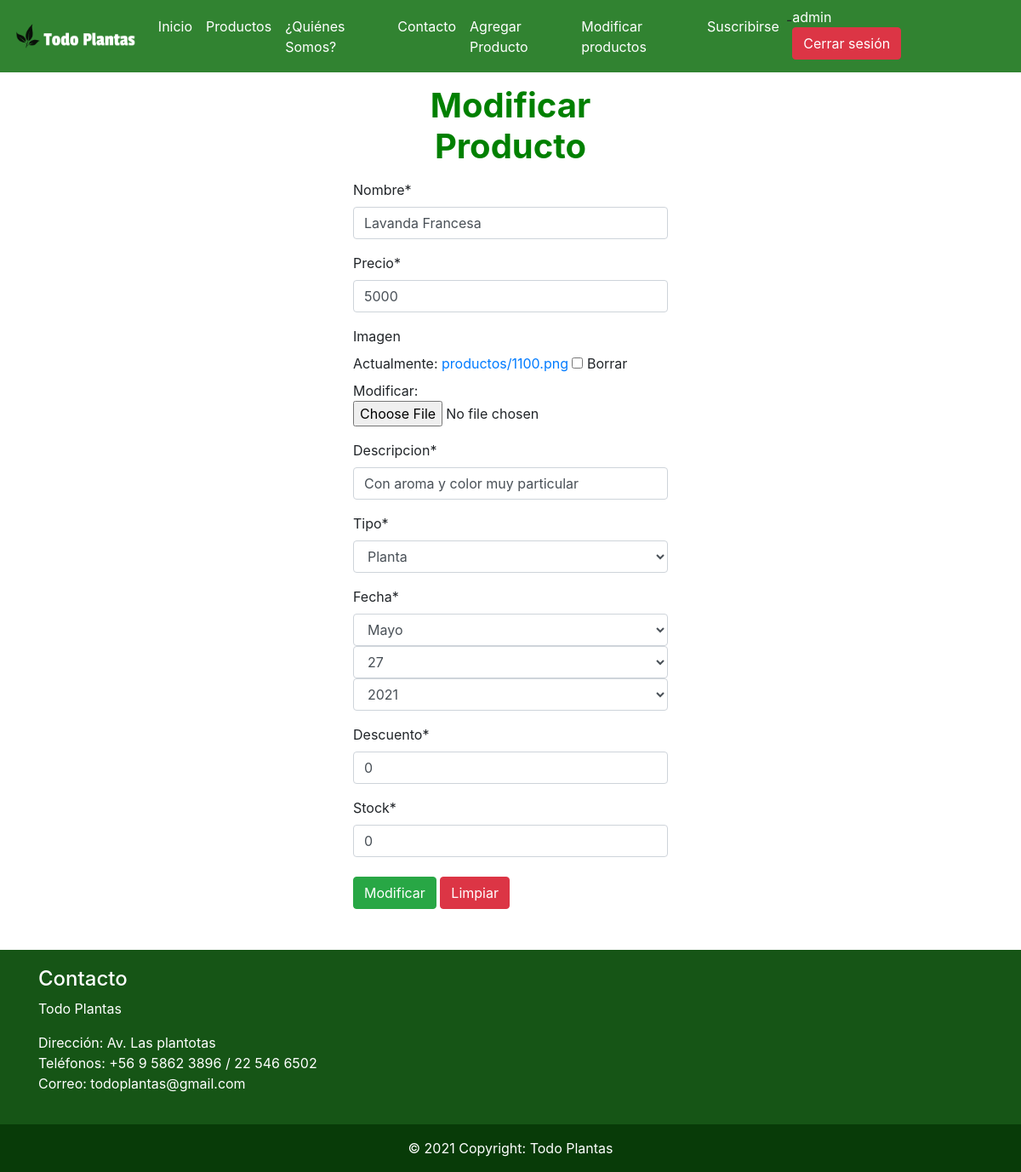
The app's page /modificarproducto/12/ (signed in) with its own data.
### app/models.py (models this page shows, shortened)
class Producto(models.Model):
    nombre = models.CharField(max_length=40)
    precio = models.IntegerField()
    imagen = models.ImageField(null=True, blank=True, upload_to= "productos")
    descripcion = models.CharField(max_length=60)
    tipo = models.ForeignKey(TipoProducto, on_delete=models.CASCADE)
    fecha = models.DateField()
    descuento = models.IntegerField()
    stock = models.IntegerField()

class TipoProducto(models.Model):
    tipo = models.CharField(max_length=40)
    def __str__(self):
        return self.tipo

### app/views.py (the view, shortened to what this page needs)
# urls.py: path('modificarproducto/<id>/', modificar_producto, name="modificar_producto"),
@permission_required('app.change_producto')
def modificar_producto(request, id):
    producto = Producto.objects.get(id=id)
    datos = {
        'form' : ProductoForm(instance=producto)
    }
    return render(request, 'app/modificar_producto.html', datos)

### app/forms.py (shortened to what this page needs)
class ProductoForm(ModelForm):
    nombre = forms.CharField(min_length=4,max_length=40)
    precio = forms.IntegerField(min_value=2000)
    descripcion = forms.CharField(min_length=5, max_length=60)
    imagen = forms.ImageField(required=False, validators=[MaxSizeFileValidator(max_file_size=2)])
    descuento = forms.IntegerField(min_value=0, max_value=90)
    stock =  forms.IntegerField(min_value=0)
    class Meta:
        model = Producto
        fields = ['nombre','precio', 'imagen','descripcion','tipo', 'fecha', 'descuento', 'stock']
        widgets = {
            'fecha': forms.SelectDateWidget(years=range(2015, 2030))
        }

### app/templates/app/modificar_producto.html (shortened to what this page needs)
{% extends 'app/base.html' %}
{% load static %}
{% block contenido %}
{% load crispy_forms_tags %}
<div class="container-fluid" style="margin-bottom: 4%;">
    <div class="row">
        <div class="col-12 col-md-4 col-lg-4 offset-md-4 offset-lg-4">
            <h1 class= "text-center" style="margin-top: 4%; margin-bottom: 4%; color: green; font-weight: bold;">Modificar Producto</h1>
            <form action="" method="POST" enctype="multipart/form-data">
                <table>
                    {{ form | crispy }}
                </table>
                <div style="margin-top: 2%;">
                    <input type="submit" class="btn btn-success" value="Modificar">
                    <input type="reset" class="btn btn-danger" value="Limpiar">
                </div>
            </form>
        </div>
    </div>
</div>
{% endblock %}

### app/templates/app/base.html (shortened to what this page needs)
<!DOCTYPE html>
<html lang="en">
<head>
    {% load static %}
    <link rel="stylesheet" href="https://use.fontawesome.com/releases/v5.15.2/css/all.css" />
    <link rel="stylesheet" href="{% static 'app/css/style.css' %}">
    <link rel="stylesheet" href="https://maxcdn.bootstrapcdn.com/bootstrap/4.5.2/css/bootstrap.min.css">
    {% load pwa %} {% progressive_web_app_meta %}
</head>
<body>
    <nav class="navbar sticky-top navbar-expand-lg navbar-light " style="background-color: rgb(49, 131, 49); ">
        <a class="navbar-brand" href="{% url 'index' %}">
            <img src="{% static 'app/img/logo1.png' %}" height="35" alt="" loading="lazy" />
        </a>
        <div class="collapse navbar-collapse" id="navbarTogglerDemo03">
            <ul class="navbar-nav mr-auto mt-2 mt-lg-0 ">
                <li class="nav-item active">
                    <a class="nav-link" href="{% url 'index' %} " style="color: white;">Inicio <span class="sr-only">(current)</span></a>
                </li>
                <li class="nav-item">
                    <a class="nav-link" href="{% url 'productos' %}" style="color: white;">Productos</a>
                </li>
                <li class="nav-item">
                    <a class="nav-link" href="{% url 'quienessomos' %} " style="color: white;">¿Quiénes Somos?</a>
                </li>
                <li class="nav-item">
                    <a class="nav-link" href="{% url 'contacto' %} " style="color: white;">Contacto</a>
                </li>
                {% if perms.app.add_producto %}
                <li class="nav-item">
                    <a class="nav-link" href="{% url 'agregar_producto' %} " style="color: white;">Agregar Producto</a>
                </li>
                {% endif %} {% if perms.app.change_producto %}
                <li class="nav-item">
                    <a class="nav-link" href="{% url 'modificar' %} " style="color: white;">Modificar productos</a>
                </li>
                {% endif %} {% if user.is_authenticated %} {% ifequal user.groups.all.0.name "Suscriptor" %}
                <li class="nav-item">
                    <a class="nav-link" href="{% url 'desuscripcion' %} " style="color: white;">Desuscribirse</a>
                </li>
                {% else %}
                <li class="nav-item">
                    <a class="nav-link" href="{% url 'suscripcion' %} " style="color: white;">Suscribirse</a>
                </li>- {% endifequal %} {% endif %}
            </ul>
            <ul class="navbar-nav" style="padding-right: 50px;">
                <li class="nav-item">
                    {% if user.is_authenticated %}
                    <a href="#" style="margin-right: 20px; color: white; text-decoration: none;">
            {{ user.username}}
          </a>
                    <a href="{% url 'logout' %}" class="btn btn-danger" style="margin-right: 20px; margin-bottom: 7px;">
            Cerrar sesión
          </a> {% endif %}
            </ul>
    </nav>
    {% block contenido %} {% endblock %}
    <footer class="footer ">
        <div class="container">
            <div class="row">
                <div class="col-sm-12 col-md-4 col-lg-4">
                    <h4>Contacto</h4>
                    <p>Todo Plantas</p>
                    <p>Dirección: Av. Las plantotas <br> Teléfonos: +56 9 5862 3896 / 22 546 6502
                        <br> Correo: todoplantas@gmail.com
                    </p>
                </div>
            </div>
        </div>
    </footer>
    <div class="copyright text-center p-3">
        © 2021 Copyright: Todo Plantas
    </div>
</body>
</html>

### app/static/app/css/style.css (style rules this page uses)
.footer { padding: 20px; width: 100%; color: white; background-color: rgb(22, 85, 22); }
.copyright { background-color: rgb(8, 59, 8); color: white; width: 100%; }

### records on screen
Producto: nombre "Lavanda Francesa", precio "5000", descripcion "Con aroma y color muy particular", descuento "0", stock "0"
TipoProducto: tipo "Planta"

### other values on screen
{{ user.username }} "admin"
